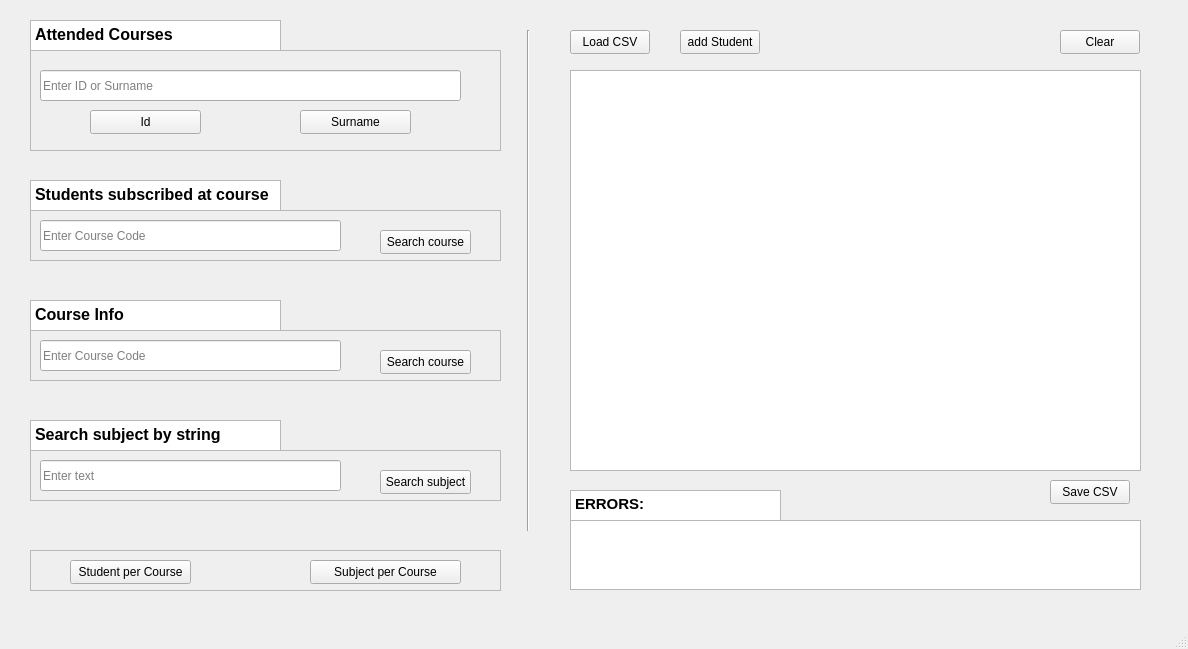
<?xml version="1.0" encoding="UTF-8"?>
<ui version="4.0">
 <class>MainWindow</class>
 <widget class="QMainWindow" name="MainWindow">
  <property name="geometry">
   <rect>
    <x>0</x>
    <y>0</y>
    <width>1188</width>
    <height>649</height>
   </rect>
  </property>
  <property name="sizePolicy">
   <sizepolicy hsizetype="Fixed" vsizetype="Fixed">
    <horstretch>0</horstretch>
    <verstretch>0</verstretch>
   </sizepolicy>
  </property>
  <property name="minimumSize">
   <size>
    <width>1188</width>
    <height>649</height>
   </size>
  </property>
  <property name="maximumSize">
   <size>
    <width>1188</width>
    <height>649</height>
   </size>
  </property>
  <property name="windowTitle">
   <string>MainWindow</string>
  </property>
  <widget class="QWidget" name="centralwidget">
   <widget class="QFrame" name="serches">
    <property name="geometry">
     <rect>
      <x>30</x>
      <y>50</y>
      <width>471</width>
      <height>101</height>
     </rect>
    </property>
    <property name="frameShape">
     <enum>QFrame::Shape::StyledPanel</enum>
    </property>
    <property name="frameShadow">
     <enum>QFrame::Shadow::Raised</enum>
    </property>
    <widget class="QPushButton" name="searchIdButton">
     <property name="geometry">
      <rect>
       <x>60</x>
       <y>60</y>
       <width>111</width>
       <height>24</height>
      </rect>
     </property>
     <property name="text">
      <string>Id</string>
     </property>
    </widget>
    <widget class="QPushButton" name="searchSurnameButton">
     <property name="geometry">
      <rect>
       <x>270</x>
       <y>60</y>
       <width>111</width>
       <height>24</height>
      </rect>
     </property>
     <property name="text">
      <string>Surname</string>
     </property>
    </widget>
    <widget class="QLineEdit" name="SearchSurnameId">
     <property name="geometry">
      <rect>
       <x>10</x>
       <y>20</y>
       <width>421</width>
       <height>31</height>
      </rect>
     </property>
     <property name="whatsThis">
      <string>&lt;html&gt;&lt;head/&gt;&lt;body&gt;&lt;p&gt;&lt;br/&gt;&lt;/p&gt;&lt;/body&gt;&lt;/html&gt;</string>
     </property>
     <property name="text">
      <string/>
     </property>
     <property name="placeholderText">
      <string>Enter ID or Surname</string>
     </property>
    </widget>
   </widget>
   <widget class="QPushButton" name="loadCSVButton">
    <property name="geometry">
     <rect>
      <x>570</x>
      <y>30</y>
      <width>80</width>
      <height>24</height>
     </rect>
    </property>
    <property name="text">
     <string>Load CSV</string>
    </property>
   </widget>
   <widget class="QPlainTextEdit" name="outputConsole">
    <property name="geometry">
     <rect>
      <x>570</x>
      <y>70</y>
      <width>571</width>
      <height>401</height>
     </rect>
    </property>
    <property name="readOnly">
     <bool>true</bool>
    </property>
   </widget>
   <widget class="QPushButton" name="clearButton">
    <property name="geometry">
     <rect>
      <x>1060</x>
      <y>30</y>
      <width>80</width>
      <height>24</height>
     </rect>
    </property>
    <property name="text">
     <string>Clear</string>
    </property>
   </widget>
   <widget class="Line" name="line">
    <property name="geometry">
     <rect>
      <x>520</x>
      <y>30</y>
      <width>16</width>
      <height>501</height>
     </rect>
    </property>
    <property name="orientation">
     <enum>Qt::Orientation::Vertical</enum>
    </property>
   </widget>
   <widget class="QPlainTextEdit" name="errorConsole">
    <property name="geometry">
     <rect>
      <x>570</x>
      <y>520</y>
      <width>571</width>
      <height>70</height>
     </rect>
    </property>
    <property name="readOnly">
     <bool>true</bool>
    </property>
   </widget>
   <widget class="QTextEdit" name="textEdit">
    <property name="geometry">
     <rect>
      <x>30</x>
      <y>20</y>
      <width>251</width>
      <height>31</height>
     </rect>
    </property>
    <property name="mouseTracking">
     <bool>false</bool>
    </property>
    <property name="acceptDrops">
     <bool>false</bool>
    </property>
    <property name="readOnly">
     <bool>true</bool>
    </property>
    <property name="html">
     <string>&lt;!DOCTYPE HTML PUBLIC &quot;-//W3C//DTD HTML 4.0//EN&quot; &quot;http://www.w3.org/TR/REC-html40/strict.dtd&quot;&gt;
&lt;html&gt;&lt;head&gt;&lt;meta name=&quot;qrichtext&quot; content=&quot;1&quot; /&gt;&lt;meta charset=&quot;utf-8&quot; /&gt;&lt;style type=&quot;text/css&quot;&gt;
p, li { white-space: pre-wrap; }
hr { height: 1px; border-width: 0; }
li.unchecked::marker { content: &quot;\2610&quot;; }
li.checked::marker { content: &quot;\2612&quot;; }
&lt;/style&gt;&lt;/head&gt;&lt;body style=&quot; font-family:'Segoe UI'; font-size:9pt; font-weight:400; font-style:normal;&quot;&gt;
&lt;p style=&quot; margin-top:0px; margin-bottom:0px; margin-left:0px; margin-right:0px; -qt-block-indent:0; text-indent:0px;&quot;&gt;&lt;span style=&quot; font-size:12pt; font-weight:700;&quot;&gt;Attended Courses&lt;/span&gt;&lt;/p&gt;&lt;/body&gt;&lt;/html&gt;</string>
    </property>
   </widget>
   <widget class="QTextEdit" name="textEdit_2">
    <property name="geometry">
     <rect>
      <x>570</x>
      <y>490</y>
      <width>211</width>
      <height>31</height>
     </rect>
    </property>
    <property name="mouseTracking">
     <bool>false</bool>
    </property>
    <property name="acceptDrops">
     <bool>false</bool>
    </property>
    <property name="readOnly">
     <bool>true</bool>
    </property>
    <property name="html">
     <string>&lt;!DOCTYPE HTML PUBLIC &quot;-//W3C//DTD HTML 4.0//EN&quot; &quot;http://www.w3.org/TR/REC-html40/strict.dtd&quot;&gt;
&lt;html&gt;&lt;head&gt;&lt;meta name=&quot;qrichtext&quot; content=&quot;1&quot; /&gt;&lt;meta charset=&quot;utf-8&quot; /&gt;&lt;style type=&quot;text/css&quot;&gt;
p, li { white-space: pre-wrap; }
hr { height: 1px; border-width: 0; }
li.unchecked::marker { content: &quot;\2610&quot;; }
li.checked::marker { content: &quot;\2612&quot;; }
&lt;/style&gt;&lt;/head&gt;&lt;body style=&quot; font-family:'Segoe UI'; font-size:9pt; font-weight:400; font-style:normal;&quot;&gt;
&lt;p style=&quot; margin-top:0px; margin-bottom:0px; margin-left:0px; margin-right:0px; -qt-block-indent:0; text-indent:0px;&quot;&gt;&lt;span style=&quot; font-size:11pt; font-weight:700;&quot;&gt;ERRORS:&lt;/span&gt;&lt;/p&gt;&lt;/body&gt;&lt;/html&gt;</string>
    </property>
   </widget>
   <widget class="QFrame" name="StudentSubscribed">
    <property name="geometry">
     <rect>
      <x>30</x>
      <y>210</y>
      <width>471</width>
      <height>51</height>
     </rect>
    </property>
    <property name="frameShape">
     <enum>QFrame::Shape::StyledPanel</enum>
    </property>
    <property name="frameShadow">
     <enum>QFrame::Shadow::Raised</enum>
    </property>
    <widget class="QPushButton" name="courseCodeButton">
     <property name="geometry">
      <rect>
       <x>350</x>
       <y>20</y>
       <width>91</width>
       <height>24</height>
      </rect>
     </property>
     <property name="text">
      <string>Search course</string>
     </property>
    </widget>
    <widget class="QLineEdit" name="courseCodeSearch">
     <property name="geometry">
      <rect>
       <x>10</x>
       <y>10</y>
       <width>301</width>
       <height>31</height>
      </rect>
     </property>
     <property name="text">
      <string/>
     </property>
     <property name="placeholderText">
      <string>Enter Course Code</string>
     </property>
    </widget>
   </widget>
   <widget class="QTextEdit" name="textEdit_3">
    <property name="geometry">
     <rect>
      <x>30</x>
      <y>180</y>
      <width>251</width>
      <height>31</height>
     </rect>
    </property>
    <property name="mouseTracking">
     <bool>false</bool>
    </property>
    <property name="acceptDrops">
     <bool>false</bool>
    </property>
    <property name="readOnly">
     <bool>true</bool>
    </property>
    <property name="html">
     <string>&lt;!DOCTYPE HTML PUBLIC &quot;-//W3C//DTD HTML 4.0//EN&quot; &quot;http://www.w3.org/TR/REC-html40/strict.dtd&quot;&gt;
&lt;html&gt;&lt;head&gt;&lt;meta name=&quot;qrichtext&quot; content=&quot;1&quot; /&gt;&lt;meta charset=&quot;utf-8&quot; /&gt;&lt;style type=&quot;text/css&quot;&gt;
p, li { white-space: pre-wrap; }
hr { height: 1px; border-width: 0; }
li.unchecked::marker { content: &quot;\2610&quot;; }
li.checked::marker { content: &quot;\2612&quot;; }
&lt;/style&gt;&lt;/head&gt;&lt;body style=&quot; font-family:'Segoe UI'; font-size:9pt; font-weight:400; font-style:normal;&quot;&gt;
&lt;p style=&quot; margin-top:0px; margin-bottom:0px; margin-left:0px; margin-right:0px; -qt-block-indent:0; text-indent:0px;&quot;&gt;&lt;span style=&quot; font-size:12pt; font-weight:700;&quot;&gt;Students subscribed at course&lt;/span&gt;&lt;/p&gt;&lt;/body&gt;&lt;/html&gt;</string>
    </property>
   </widget>
   <widget class="QFrame" name="CourseInfo">
    <property name="geometry">
     <rect>
      <x>30</x>
      <y>330</y>
      <width>471</width>
      <height>51</height>
     </rect>
    </property>
    <property name="frameShape">
     <enum>QFrame::Shape::StyledPanel</enum>
    </property>
    <property name="frameShadow">
     <enum>QFrame::Shadow::Raised</enum>
    </property>
    <widget class="QPushButton" name="courseSearchButton">
     <property name="geometry">
      <rect>
       <x>350</x>
       <y>20</y>
       <width>91</width>
       <height>24</height>
      </rect>
     </property>
     <property name="text">
      <string>Search course</string>
     </property>
    </widget>
    <widget class="QLineEdit" name="courseInfoSearch">
     <property name="geometry">
      <rect>
       <x>10</x>
       <y>10</y>
       <width>301</width>
       <height>31</height>
      </rect>
     </property>
     <property name="placeholderText">
      <string>Enter Course Code</string>
     </property>
    </widget>
   </widget>
   <widget class="QTextEdit" name="textEdit_4">
    <property name="geometry">
     <rect>
      <x>30</x>
      <y>300</y>
      <width>251</width>
      <height>31</height>
     </rect>
    </property>
    <property name="mouseTracking">
     <bool>false</bool>
    </property>
    <property name="acceptDrops">
     <bool>false</bool>
    </property>
    <property name="readOnly">
     <bool>true</bool>
    </property>
    <property name="html">
     <string>&lt;!DOCTYPE HTML PUBLIC &quot;-//W3C//DTD HTML 4.0//EN&quot; &quot;http://www.w3.org/TR/REC-html40/strict.dtd&quot;&gt;
&lt;html&gt;&lt;head&gt;&lt;meta name=&quot;qrichtext&quot; content=&quot;1&quot; /&gt;&lt;meta charset=&quot;utf-8&quot; /&gt;&lt;style type=&quot;text/css&quot;&gt;
p, li { white-space: pre-wrap; }
hr { height: 1px; border-width: 0; }
li.unchecked::marker { content: &quot;\2610&quot;; }
li.checked::marker { content: &quot;\2612&quot;; }
&lt;/style&gt;&lt;/head&gt;&lt;body style=&quot; font-family:'Segoe UI'; font-size:9pt; font-weight:400; font-style:normal;&quot;&gt;
&lt;p style=&quot; margin-top:0px; margin-bottom:0px; margin-left:0px; margin-right:0px; -qt-block-indent:0; text-indent:0px;&quot;&gt;&lt;span style=&quot; font-size:12pt; font-weight:700;&quot;&gt;Course Info&lt;/span&gt;&lt;/p&gt;&lt;/body&gt;&lt;/html&gt;</string>
    </property>
   </widget>
   <widget class="QFrame" name="Stats">
    <property name="geometry">
     <rect>
      <x>30</x>
      <y>550</y>
      <width>471</width>
      <height>41</height>
     </rect>
    </property>
    <property name="frameShape">
     <enum>QFrame::Shape::StyledPanel</enum>
    </property>
    <property name="frameShadow">
     <enum>QFrame::Shadow::Raised</enum>
    </property>
    <widget class="QPushButton" name="studentPerCourseButton">
     <property name="geometry">
      <rect>
       <x>40</x>
       <y>10</y>
       <width>121</width>
       <height>24</height>
      </rect>
     </property>
     <property name="text">
      <string>Student per Course</string>
     </property>
    </widget>
    <widget class="QPushButton" name="subjectPerCourseButton">
     <property name="geometry">
      <rect>
       <x>280</x>
       <y>10</y>
       <width>151</width>
       <height>24</height>
      </rect>
     </property>
     <property name="text">
      <string>Subject per Course</string>
     </property>
    </widget>
   </widget>
   <widget class="QPushButton" name="saveButton">
    <property name="geometry">
     <rect>
      <x>1050</x>
      <y>480</y>
      <width>80</width>
      <height>24</height>
     </rect>
    </property>
    <property name="text">
     <string>Save CSV</string>
    </property>
   </widget>
   <widget class="QPushButton" name="addStudentButton">
    <property name="geometry">
     <rect>
      <x>680</x>
      <y>30</y>
      <width>80</width>
      <height>24</height>
     </rect>
    </property>
    <property name="text">
     <string>add Student</string>
    </property>
   </widget>
   <widget class="QTextEdit" name="textEdit_5">
    <property name="geometry">
     <rect>
      <x>30</x>
      <y>420</y>
      <width>251</width>
      <height>31</height>
     </rect>
    </property>
    <property name="mouseTracking">
     <bool>false</bool>
    </property>
    <property name="acceptDrops">
     <bool>false</bool>
    </property>
    <property name="readOnly">
     <bool>true</bool>
    </property>
    <property name="html">
     <string>&lt;!DOCTYPE HTML PUBLIC &quot;-//W3C//DTD HTML 4.0//EN&quot; &quot;http://www.w3.org/TR/REC-html40/strict.dtd&quot;&gt;
&lt;html&gt;&lt;head&gt;&lt;meta name=&quot;qrichtext&quot; content=&quot;1&quot; /&gt;&lt;meta charset=&quot;utf-8&quot; /&gt;&lt;style type=&quot;text/css&quot;&gt;
p, li { white-space: pre-wrap; }
hr { height: 1px; border-width: 0; }
li.unchecked::marker { content: &quot;\2610&quot;; }
li.checked::marker { content: &quot;\2612&quot;; }
&lt;/style&gt;&lt;/head&gt;&lt;body style=&quot; font-family:'Segoe UI'; font-size:9pt; font-weight:400; font-style:normal;&quot;&gt;
&lt;p style=&quot; margin-top:0px; margin-bottom:0px; margin-left:0px; margin-right:0px; -qt-block-indent:0; text-indent:0px;&quot;&gt;&lt;span style=&quot; font-size:12pt; font-weight:700;&quot;&gt;Search subject by string&lt;/span&gt;&lt;/p&gt;&lt;/body&gt;&lt;/html&gt;</string>
    </property>
   </widget>
   <widget class="QFrame" name="SearchSubject">
    <property name="geometry">
     <rect>
      <x>30</x>
      <y>450</y>
      <width>471</width>
      <height>51</height>
     </rect>
    </property>
    <property name="frameShape">
     <enum>QFrame::Shape::StyledPanel</enum>
    </property>
    <property name="frameShadow">
     <enum>QFrame::Shadow::Raised</enum>
    </property>
    <widget class="QPushButton" name="subjectSearchButton">
     <property name="geometry">
      <rect>
       <x>350</x>
       <y>20</y>
       <width>91</width>
       <height>24</height>
      </rect>
     </property>
     <property name="text">
      <string>Search subject</string>
     </property>
    </widget>
    <widget class="QLineEdit" name="subjectSearch">
     <property name="geometry">
      <rect>
       <x>10</x>
       <y>10</y>
       <width>301</width>
       <height>31</height>
      </rect>
     </property>
     <property name="placeholderText">
      <string>Enter text</string>
     </property>
    </widget>
   </widget>
  </widget>
  <widget class="QMenuBar" name="menubar">
   <property name="geometry">
    <rect>
     <x>0</x>
     <y>0</y>
     <width>1188</width>
     <height>21</height>
    </rect>
   </property>
  </widget>
  <widget class="QStatusBar" name="statusbar"/>
 </widget>
 <resources/>
 <connections/>
</ui>
